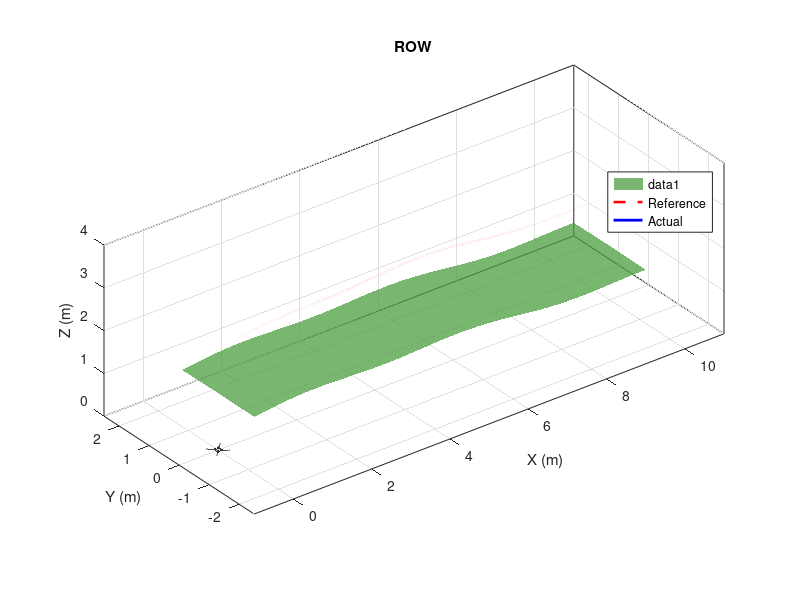

This chart was generated by the following MATLAB code: (Note: this script raises an error after producing the figure.)
function [summary, logs] = quadrotor_pid_testbench()
% QUADROTOR_PID_TESTBENCH
% Three simulation tests for a quadrotor:
%   1) TAKEOFF_LAND : vertical take-off, altitude hold, landing
%   2) WAYPOINT     : fly through a sequence of 3-D waypoints
%   3) ROW          : follow a crop row while holding clearance above canopy
%
% Run in MATLAB with:
%   [summary, logs] = quadrotor_pid_testbench;
%
% IMPORTANT:
% This is a 6-DOF rigid-body simulation with motor lag, motor saturation,
% position/attitude/rate loops, wind, sensor noise, and a simulated downward
% rangefinder. It is still a model, not proof that a real aircraft is safe.
% Replace every assumed physical parameter with measured data before using
% the simulation to guide real-flight tuning.

clc;
close all;
rng(12);                         % Repeatable disturbances/noise

cfg = default_config();

% Choose one or all tests. Examples:
% cfg.scenarios = {'TAKEOFF_LAND'};
% cfg.scenarios = {'WAYPOINT'};
% cfg.scenarios = {'ROW'};
cfg.scenarios = {'ROW'};  % Start with take-off/landing so it is easy to observe.
% To run all tests, use: {'TAKEOFF_LAND','WAYPOINT','ROW'}

% 3-D playback settings.
cfg.animate = true;
cfg.realtime_playback = true;
cfg.startup_display_s = 1.5;  % Show the drone on the ground before take-off.

summary = struct([]);
logs = cell(numel(cfg.scenarios), 1);

fprintf('\n============================================================\n');
fprintf(' QUADROTOR PID TESTBENCH - MODEL-BASED TESTS\n');
fprintf('============================================================\n');
fprintf('Mass assumption: %.2f kg | Max thrust/motor: %.2f N\n', ...
        cfg.mass, cfg.max_motor_thrust);
fprintf('Theoretical T/W from these assumptions: %.2f\n', ...
        4*cfg.max_motor_thrust/(cfg.mass*cfg.g));
fprintf('These values MUST be replaced by measured aircraft data.\n');

for n = 1:numel(cfg.scenarios)
    scenario = upper(cfg.scenarios{n});
    logs{n} = simulate_one_scenario(cfg, scenario);

    summary(n).scenario = scenario; %#ok<AGROW>
    summary(n).rmse_xy_m = logs{n}.rmse_xy;
    summary(n).rmse_z_or_clearance_m = logs{n}.rmse_z;
    summary(n).max_tilt_deg = logs{n}.max_tilt_deg;
    summary(n).motor_saturation_percent = logs{n}.motor_saturation_percent;
    summary(n).max_motor_thrust_N = logs{n}.max_motor_thrust;
    summary(n).range_fallback_percent = logs{n}.range_fallback_percent;
    summary(n).model_flag = logs{n}.model_flag;
end

fprintf('\n======================= SUMMARY ============================\n');
for n = 1:numel(summary)
    fprintf('%-14s | RMSE XY %.3f m | RMSE Z/clearance %.3f m | ', ...
        summary(n).scenario, summary(n).rmse_xy_m, ...
        summary(n).rmse_z_or_clearance_m);
    fprintf('max tilt %.1f deg | motor saturation %.2f%% | %s\n', ...
        summary(n).max_tilt_deg, summary(n).motor_saturation_percent, ...
        summary(n).model_flag);
end
fprintf('============================================================\n');
fprintf(['Reminder: a good simulation result is NOT a flight-safety ', ...
         'certificate. Validate sensors, thrust, ESCs, frame and failsafes.\n']);
end

function cfg = default_config()
% PHYSICAL PARAMETERS -- starter assumptions, not measured specifications.
cfg.mass = 1.25;                  % kg; replace with measured AUW
cfg.g = 9.81;                     % m/s^2
cfg.I = diag([0.018, 0.018, 0.030]); % kg.m^2; measure/estimate for this frame
cfg.arm_length = 0.225;           % m; motor centre to frame centre
cfg.max_motor_thrust = 8.5;       % N per motor; MUST be measured on a thrust stand
cfg.motor_tau = 0.045;            % s; approximate motor+ESC thrust response
cfg.yaw_moment_ratio = 0.015;     % m; yaw torque / thrust, placeholder
cfg.linear_drag = [0.22; 0.22; 0.30]; % kg/s, simplified translational drag
cfg.rate_damping = [0.003; 0.003; 0.002]; % N.m.s/rad

% Numerical integration and simulated sensor rates.
cfg.dt = 0.002;                   % 500 Hz integration/controller
cfg.position_sensor_hz = 50;      % assumed GPS/optical-flow position update
cfg.range_sensor_hz = 50;         % MT-06-like range update
cfg.range_min_m = 0.02;
cfg.range_max_m = 6.0;
cfg.range_noise_sigma_m = 0.015;
cfg.range_dropout_probability = 0.01; % random invalid samples per measurement
cfg.range_timeout_s = 0.20;
cfg.range_clearance_target_m = 1.00;
cfg.range_fallback_altitude_hold = true;

% OUTER POSITION PID: desired acceleration in world coordinates.
% XYZ gains are intentionally exposed here for tuning.
cfg.Kp_pos = [1.45; 1.45; 2.60];
cfg.Ki_pos = [0.05; 0.05; 0.25];
cfg.Kd_pos = [1.85; 1.85; 2.20];
cfg.pos_integral_limit = [1.5; 1.5; 0.8];

% ROW mode uses a direct range/clearance loop for vertical clearance.
cfg.Kp_range = 3.0;
cfg.Ki_range = 0.35;
cfg.Kd_range = 2.0;
cfg.range_integral_limit = 0.8;

% ATTITUDE loop: angle error -> desired body rates.
cfg.Kp_angle = [5.0; 5.0; 3.0];
cfg.max_body_rate = [3.5; 3.5; 2.0]; % rad/s

% BODY-RATE PID: desired body rates -> torque.
cfg.Kp_rate = [0.22; 0.22; 0.12];
cfg.Ki_rate = [0.06; 0.06; 0.025];
cfg.Kd_rate = [0.0025; 0.0025; 0.0015];
cfg.rate_integral_limit = [2.0; 2.0; 1.5];
cfg.max_torque = [0.90; 0.90; 0.25]; % N.m, then motor allocator applies limits

% Limits and disturbances.
cfg.max_tilt = deg2rad(25);
cfg.max_xy_acc = 3.5;             % m/s^2
cfg.max_z_acc = 3.0;              % m/s^2
cfg.wind_gust_start_s = 8.0;
cfg.wind_gust_end_s = 10.0;
cfg.wind_gust_accel = [0.45; -0.30; 0.0]; % m/s^2
cfg.animate_fps = 25;
cfg.ground_contact_z = 0.08;       % Simplified body-centre height at touchdown (m).
end

function out = simulate_one_scenario(cfg, scenario)
dt = cfg.dt;
if strcmp(scenario, 'TAKEOFF_LAND')
    Tsim = 18.0;
    initial_pos = [0; 0; cfg.ground_contact_z];
elseif strcmp(scenario, 'WAYPOINT')
    Tsim = 23.0;
    initial_pos = [0; 0; 0.20];
elseif strcmp(scenario, 'ROW')
    Tsim = 23.0;
    initial_pos = [0; 0; canopy_height(0,0) + cfg.range_clearance_target_m];
else
    error('Unknown scenario "%s". Use TAKEOFF_LAND, WAYPOINT or ROW.', scenario);
end

t = 0:dt:Tsim;
N = numel(t);
sensor_period = 1/cfg.position_sensor_hz;
range_period = 1/cfg.range_sensor_hz;
sensor_div = max(1, round(sensor_period/dt));
range_div = max(1, round(range_period/dt));
anim_div = max(1, round((1/cfg.animate_fps)/dt));

% State: world position/velocity, Z-up; Euler angles [roll pitch yaw];
% body angular velocity [p q r].
pos = zeros(3,N); vel = zeros(3,N);
att = zeros(3,N); omega = zeros(3,N);
pos(:,1) = initial_pos;

% Four motor thrust states (N). Start at approximate hover thrust.
motor_pos = cfg.arm_length/sqrt(2) * ...
    [ 1,  1, 0; ...
     -1,  1, 0; ...
     -1, -1, 0; ...
      1, -1, 0];
spin_dir = [1; -1; 1; -1];
alloc = [ones(1,4); motor_pos(:,2)'; -motor_pos(:,1)'; ...
         (cfg.yaw_moment_ratio*spin_dir)'];
motor_thrust = (cfg.mass*cfg.g/4)*ones(4,1);
motor_thrust_log = zeros(4,N);
motor_thrust_log(:,1) = motor_thrust;
motor_saturated = false(1,N);

% Build reference arrays and simulated position/velocity sensor outputs.
[ref_pos, ref_vel, ref_acc, yaw_ref] = build_reference(cfg, scenario, t);
pos_meas = zeros(3,N); vel_meas = zeros(3,N);
pos_meas(:,1) = pos(:,1); vel_meas(:,1) = vel(:,1);

% Rangefinder signals (used only for ROW vertical clearance control).
range_raw = nan(1,N);
range_filtered = nan(1,N);
range_age = zeros(1,N);
range_fallback = false(1,N);
actual_clearance = nan(1,N);
range_filter_state = cfg.range_clearance_target_m;
range_rate_filter = 0;
range_int = 0;
range_buf = zeros(3,1);
range_buf_count = 0;
range_buf_index = 1;
last_range_valid_time = -inf;
last_range_filter = range_filter_state;
baro_fallback_active = false;
baro_fallback_target = initial_pos(3);

% Controller integrators and filtered derivative of body rates.
pos_int = zeros(3,1);
rate_int = zeros(3,1);
omega_dot_filtered = zeros(3,1);
omega_prev = omega(:,1);

% Logs.
attitude_sp = zeros(3,N);
torque_cmd_log = zeros(3,N);
thrust_cmd_log = zeros(1,N);
wind_acc_log = zeros(3,N);
collision_log = false(1,N);

% Create the 3-D scene and a simple animated quadrotor model.
if cfg.animate
    [fig3d, ax3d, drone_group, prop_groups, motor_graphics_pos, ...
        actual_path_handle] = create_scene(cfg, scenario, ref_pos, t);
    % Place the model at its true initial state BEFORE the control loop.
    update_scene(ax3d, drone_group, prop_groups, motor_graphics_pos, ...
        actual_path_handle, pos(:,1), att(:,1), 0, 1);
    figure(fig3d);
    drawnow;
    pause(cfg.startup_display_s);
else
    fig3d = []; ax3d = []; drone_group = []; prop_groups = [];
    motor_graphics_pos = []; actual_path_handle = [];
end
frame_clock = tic;
landed_disarm = false;

for k = 1:N-1
    tk = t(k);

    % 1) Simulated position/velocity sensor: 50 Hz noisy sample-and-hold.
    if mod(k-1, sensor_div) == 0
        pos_meas(:,k) = pos(:,k) + [0.025; 0.025; 0.035].*randn(3,1);
        vel_meas(:,k) = vel(:,k) + [0.035; 0.035; 0.045].*randn(3,1);
    else
        pos_meas(:,k) = pos_meas(:,k-1);
        vel_meas(:,k) = vel_meas(:,k-1);
    end

    % 2) Simulated downward rangefinder for ROW mode.
    canopy_now = canopy_height(pos(1,k),pos(2,k));
    true_clearance = pos(3,k) - canopy_now;
    actual_clearance(k) = true_clearance;
    if strcmp(scenario,'ROW') && mod(k-1,range_div) == 0
        slant_range = true_clearance / max(cos(att(1,k))*cos(att(2,k)),0.5);
        sample_valid = (rand() >= cfg.range_dropout_probability) && ...
                       (slant_range >= cfg.range_min_m) && ...
                       (slant_range <= cfg.range_max_m);
        if sample_valid
            range_sample = slant_range + cfg.range_noise_sigma_m*randn();
            range_sample = min(max(range_sample,cfg.range_min_m),cfg.range_max_m);
            range_buf(range_buf_index) = range_sample;
            range_buf_index = mod(range_buf_index,3)+1;
            range_buf_count = min(range_buf_count+1,3);
            med_range = median(range_buf(1:range_buf_count));
            vertical_range = med_range*cos(att(1,k))*cos(att(2,k));
            prev_filtered = range_filter_state;
            range_filter_state = 0.35*vertical_range + 0.65*range_filter_state;
            rate_est = (range_filter_state-prev_filtered)/range_period;
            rate_est = min(max(rate_est,-2.0),2.0);
            range_rate_filter = 0.30*rate_est + 0.70*range_rate_filter;
            last_range_valid_time = tk;
            range_raw(k) = range_sample;
        end
    end
    range_age(k) = tk-last_range_valid_time;
    range_filtered(k) = range_filter_state;

    % 3) OUTER POSITION LOOP: desired acceleration.
    e_pos = ref_pos(:,k)-pos_meas(:,k);
    e_vel = ref_vel(:,k)-vel_meas(:,k);
    int_candidate = pos_int + e_pos*dt;
    int_candidate = min(max(int_candidate,-cfg.pos_integral_limit), ...
                              cfg.pos_integral_limit);

    a_cmd = ref_acc(:,k) + cfg.Kp_pos.*e_pos + ...
            cfg.Ki_pos.*int_candidate + cfg.Kd_pos.*e_vel;

    % ROW mode does not use an absolute Z-position reference. Its Z loop
    % closes around range-to-canopy instead.
    if strcmp(scenario,'ROW')
        a_cmd(3) = 0;
        int_candidate(3) = pos_int(3);
        if range_age(k) <= cfg.range_timeout_s
            baro_fallback_active = false;
            e_clearance = cfg.range_clearance_target_m-range_filter_state;
            range_int_candidate = range_int + e_clearance*dt;
            range_int_candidate = min(max(range_int_candidate, ...
                -cfg.range_integral_limit),cfg.range_integral_limit);
            az_candidate = cfg.Kp_range*e_clearance + ...
                          cfg.Ki_range*range_int_candidate - ...
                          cfg.Kd_range*range_rate_filter;
            if abs(az_candidate) <= cfg.max_z_acc
                range_int = range_int_candidate;
            end
            a_cmd(3) = cfg.Kp_range*e_clearance + ...
                       cfg.Ki_range*range_int - ...
                       cfg.Kd_range*range_rate_filter;
        else
            % Do not keep controlling from a stale range value. For this
            % simulation, fall back to a fixed absolute-altitude hold.
            if cfg.range_fallback_altitude_hold && ~baro_fallback_active
                baro_fallback_target = pos_meas(3,k);
                baro_fallback_active = true;
            end
            if cfg.range_fallback_altitude_hold
                a_cmd(3) = cfg.Kp_pos(3)*(baro_fallback_target-pos_meas(3,k)) ...
                         - cfg.Kd_pos(3)*vel_meas(3,k);
            else
                a_cmd(3) = 0;
            end
        end
    end

    % Anti-windup for horizontal position integrators when XY acceleration
    % saturates. Keep the integral update only when not pushing farther out.
    xy_norm_candidate = norm(a_cmd(1:2));
    if xy_norm_candidate <= cfg.max_xy_acc
        pos_int(1:2) = int_candidate(1:2);
    end
    if ~strcmp(scenario,'ROW')
        if abs(a_cmd(3)) <= cfg.max_z_acc
            pos_int(3) = int_candidate(3);
        end
    end

    xy_norm = norm(a_cmd(1:2));
    if xy_norm > cfg.max_xy_acc
        a_cmd(1:2) = a_cmd(1:2)*(cfg.max_xy_acc/xy_norm);
    end
    a_cmd(3) = min(max(a_cmd(3),-cfg.max_z_acc),cfg.max_z_acc);

    % 4) Convert requested world acceleration to desired roll/pitch.
    yaw_sp = yaw_ref(k);
    desired_force_world = cfg.mass*[a_cmd(1); a_cmd(2); cfg.g+a_cmd(3)];
    desired_force_norm = max(norm(desired_force_world),1e-6);
    b3_world = desired_force_world/desired_force_norm;
    b3_yaw_frame = [ cos(yaw_sp), sin(yaw_sp), 0; ...
                    -sin(yaw_sp), cos(yaw_sp), 0; ...
                     0,           0,          1]*b3_world;
    roll_sp = asin(min(max(-b3_yaw_frame(2),-1),1));
    pitch_sp = atan2(b3_yaw_frame(1),max(b3_yaw_frame(3),1e-6));
    roll_sp = min(max(roll_sp,-cfg.max_tilt),cfg.max_tilt);
    pitch_sp = min(max(pitch_sp,-cfg.max_tilt),cfg.max_tilt);
    attitude_sp(:,k) = [roll_sp; pitch_sp; yaw_sp];

    % 5) ATTITUDE loop -> desired body rates.
    e_att = attitude_sp(:,k)-att(:,k);
    e_att(3) = atan2(sin(e_att(3)),cos(e_att(3)));
    euler_rate_sp = cfg.Kp_angle.*e_att;
    euler_rate_sp = min(max(euler_rate_sp,-cfg.max_body_rate), ...
                              cfg.max_body_rate);
    phi = att(1,k); theta = att(2,k);
    cos_theta = max(cos(theta),0.2);
    E = [1, sin(phi)*tan(theta), cos(phi)*tan(theta); ...
         0, cos(phi), -sin(phi); ...
         0, sin(phi)/cos_theta, cos(phi)/cos_theta];
    body_rate_sp = E\euler_rate_sp;
    body_rate_sp = min(max(body_rate_sp,-cfg.max_body_rate), ...
                                  cfg.max_body_rate);

    % 6) BODY-RATE PID -> requested torque.
    omega_meas = omega(:,k) + [0.002;0.002;0.003].*randn(3,1);
    omega_dot_raw = (omega_meas-omega_prev)/dt;
    omega_dot_filtered = 0.20*omega_dot_raw + 0.80*omega_dot_filtered;
    omega_prev = omega_meas;
    e_rate = body_rate_sp-omega_meas;
    rate_int_candidate = rate_int+e_rate*dt;
    rate_int_candidate = min(max(rate_int_candidate, ...
        -cfg.rate_integral_limit),cfg.rate_integral_limit);
    torque_candidate = cfg.Kp_rate.*e_rate + ...
                       cfg.Ki_rate.*rate_int_candidate - ...
                       cfg.Kd_rate.*omega_dot_filtered;
    torque = min(max(torque_candidate,-cfg.max_torque),cfg.max_torque);
    for axis_i = 1:3
        if abs(torque_candidate(axis_i)) <= cfg.max_torque(axis_i)
            rate_int(axis_i) = rate_int_candidate(axis_i);
        end
    end
    torque = cfg.Kp_rate.*e_rate + cfg.Ki_rate.*rate_int - ...
             cfg.Kd_rate.*omega_dot_filtered;
    torque = min(max(torque,-cfg.max_torque),cfg.max_torque);
    torque_cmd_log(:,k) = torque;

    % 7) Collective thrust request and four-motor control allocation.
    collective_cmd = desired_force_norm;
    collective_cmd = min(max(collective_cmd,0),4*cfg.max_motor_thrust);
    wrench_cmd = [collective_cmd; torque];
    motor_cmd_raw = alloc\wrench_cmd;
    motor_cmd = min(max(motor_cmd_raw,0),cfg.max_motor_thrust);
    motor_saturated(k) = any(motor_cmd_raw < 0) || ...
                        any(motor_cmd_raw > cfg.max_motor_thrust);

    % Simplified landing/disarm for the TAKEOFF_LAND test.
    if strcmp(scenario,'TAKEOFF_LAND') && tk >= 14.0 && ...
            pos(3,k) <= cfg.ground_contact_z + 0.08 && abs(vel(3,k)) <= 0.25
        landed_disarm = true;
    end
    if landed_disarm
        motor_cmd(:) = 0;
    end

    % First-order motor/ESC response. Motor thrust cannot change instantly.
    motor_alpha = 1-exp(-dt/cfg.motor_tau);
    motor_thrust = motor_thrust + motor_alpha*(motor_cmd-motor_thrust);
    motor_thrust_log(:,k) = motor_thrust;
    thrust_actual = sum(motor_thrust);
    torque_actual = alloc(2:4,:)*motor_thrust;
    thrust_cmd_log(k) = collective_cmd;

    % 8) 6-DOF rigid-body dynamics (world translation + body rotation).
    phi = att(1,k); theta = att(2,k); psi = att(3,k);
    Rx = [1,0,0; 0,cos(phi),-sin(phi); 0,sin(phi),cos(phi)];
    Ry = [cos(theta),0,sin(theta); 0,1,0; -sin(theta),0,cos(theta)];
    Rz = [cos(psi),-sin(psi),0; sin(psi),cos(psi),0; 0,0,1];
    R_body_to_world = Rz*Ry*Rx;
    wind_velocity = [0.35*sin(0.35*tk); 0.25*cos(0.22*tk); 0];
    wind_accel = [0.035*sin(1.3*tk); 0.030*cos(0.9*tk); 0];
    if tk >= cfg.wind_gust_start_s && tk <= cfg.wind_gust_end_s
        wind_accel = wind_accel+cfg.wind_gust_accel;
    end
    wind_acc_log(:,k) = wind_accel;
    drag_accel = -(cfg.linear_drag/cfg.mass).*(vel(:,k)-wind_velocity);
    acc_world = R_body_to_world*[0;0;thrust_actual]/cfg.mass + ...
                [0;0;-cfg.g] + drag_accel + wind_accel;
    vel(:,k+1) = vel(:,k)+acc_world*dt;
    pos(:,k+1) = pos(:,k)+vel(:,k+1)*dt;

    omega_dot = cfg.I\(torque_actual-cross(omega(:,k),cfg.I*omega(:,k)) ...
                         -cfg.rate_damping.*omega(:,k));
    omega(:,k+1) = omega(:,k)+omega_dot*dt;
    euler_rate = E*omega(:,k+1);
    att(:,k+1) = att(:,k)+euler_rate*dt;
    att(3,k+1) = atan2(sin(att(3,k+1)),cos(att(3,k+1)));

    % Ground/canopy collision boundary. This is a simple contact clamp,
    % not a detailed impact or landing-gear model.
    if strcmp(scenario,'TAKEOFF_LAND')
        z_floor = cfg.ground_contact_z;
    else
        z_floor = 0;
    end
    if pos(3,k+1) < z_floor
        pos(3,k+1) = z_floor;
        % A gentle touchdown in the dedicated landing window is expected,
        % not a collision. Early/fast contact is still flagged.
        expected_touchdown = strcmp(scenario,'TAKEOFF_LAND') && ...
            tk >= 13.5 && abs(vel(3,k)) <= 0.6;
        if ~expected_touchdown
            collision_log(k+1) = true;
        end
        vel(3,k+1) = max(vel(3,k+1),0);
    end
    if strcmp(scenario,'ROW')
        canopy_next = canopy_height(pos(1,k+1),pos(2,k+1));
        if pos(3,k+1) < canopy_next+0.05
            pos(3,k+1) = canopy_next+0.05;
            vel(3,k+1) = max(vel(3,k+1),0);
            collision_log(k+1) = true;
        end
    end

    % Carry sample-and-hold sensor data to next integration step.
    if mod(k, sensor_div) ~= 0
        pos_meas(:,k+1) = pos_meas(:,k);
        vel_meas(:,k+1) = vel_meas(:,k);
    end
    range_age(k+1) = tk+dt-last_range_valid_time;
    range_filtered(k+1) = range_filter_state;
    actual_clearance(k+1) = pos(3,k+1)-canopy_height(pos(1,k+1),pos(2,k+1));
    range_fallback(k+1) = strcmp(scenario,'ROW') && ...
                           (range_age(k+1)>cfg.range_timeout_s);

    % 9) Animation, decoupled from integration frequency.
    if cfg.animate && (mod(k,anim_div)==0 || k==N-1)
        update_scene(ax3d, drone_group, prop_groups, motor_graphics_pos, ...
            actual_path_handle, pos(:,1:k+1), att(:,k+1), tk, k);
        drawnow;  % Keep the take-off frames visible.
        if cfg.realtime_playback
            frame_period = 1/cfg.animate_fps;
            frame_elapsed = toc(frame_clock);
            if frame_elapsed < frame_period
                pause(frame_period-frame_elapsed);
            end
        end
        frame_clock = tic;
    end
end

% Complete final samples for reports/plots.
pos_meas(:,N) = pos_meas(:,N-1);
vel_meas(:,N) = vel_meas(:,N-1);
attitude_sp(:,N) = attitude_sp(:,N-1);
motor_thrust_log(:,N) = motor_thrust;
actual_clearance(N) = pos(3,N)-canopy_height(pos(1,N),pos(2,N));
range_fallback(N) = strcmp(scenario,'ROW') && range_age(N)>cfg.range_timeout_s;

% Compute performance metrics. In ROW mode, vertical performance is
% measured relative to the simulated canopy, not sea-level altitude.
if strcmp(scenario,'ROW')
    z_error = cfg.range_clearance_target_m-actual_clearance;
else
    z_error = ref_pos(3,:)-pos(3,:);
end
xy_error = ref_pos(1:2,:)-pos(1:2,:);
rmse_xy = sqrt(mean(sum(xy_error.^2,1)));
rmse_z = sqrt(mean(z_error.^2));
max_tilt_deg = max(sqrt(att(1,:).^2+att(2,:).^2))*180/pi;
motor_saturation_percent = 100*mean(motor_saturated);
max_motor_thrust = max(motor_thrust_log(:));
range_fallback_percent = 100*mean(range_fallback);

% Very coarse model-only screening flag. It does not imply real-flight safety.
finite_state = all(isfinite(pos(:))) && all(isfinite(att(:))) && ...
               all(isfinite(motor_thrust_log(:)));
if finite_state && max_tilt_deg < 40 && motor_saturation_percent < 10 && ...
        rmse_xy < 0.45 && rmse_z < 0.35 && ~any(collision_log)
    model_flag = 'MODEL SCREEN: OK';
else
    model_flag = 'MODEL SCREEN: REVIEW/TUNE';
end

fprintf('\n--- %s ---\n',scenario);
fprintf('RMSE XY                 : %.3f m\n',rmse_xy);
if strcmp(scenario,'ROW')
    fprintf('RMSE canopy clearance   : %.3f m (target %.2f m)\n', ...
        rmse_z,cfg.range_clearance_target_m);
else
    fprintf('RMSE altitude           : %.3f m\n',rmse_z);
end
fprintf('Maximum combined tilt   : %.1f deg\n',max_tilt_deg);
fprintf('Motor saturation        : %.2f %% of samples\n',motor_saturation_percent);
fprintf('Maximum motor thrust    : %.2f N\n',max_motor_thrust);
if strcmp(scenario,'ROW')
    fprintf('Range fallback          : %.2f %% of samples\n',range_fallback_percent);
end
fprintf('Model-only screening    : %s\n',model_flag);
if any(collision_log)
    fprintf('WARNING: simulated ground/canopy contact occurred.\n');
end

plot_results(cfg,scenario,t,ref_pos,pos,att,attitude_sp, ...
    motor_thrust_log,range_filtered,range_age,actual_clearance, ...
    range_fallback,z_error);

out.scenario = scenario;
out.t = t;
out.pos = pos;
out.vel = vel;
out.att = att;
out.omega = omega;
out.ref_pos = ref_pos;
out.ref_vel = ref_vel;
out.ref_acc = ref_acc;
out.attitude_sp = attitude_sp;
out.motor_thrust = motor_thrust_log;
out.motor_saturated = motor_saturated;
out.range_raw = range_raw;
out.range_filtered = range_filtered;
out.range_age = range_age;
out.range_fallback = range_fallback;
out.actual_clearance = actual_clearance;
out.collision = collision_log;
out.rmse_xy = rmse_xy;
out.rmse_z = rmse_z;
out.max_tilt_deg = max_tilt_deg;
out.motor_saturation_percent = motor_saturation_percent;
out.max_motor_thrust = max_motor_thrust;
out.range_fallback_percent = range_fallback_percent;
out.model_flag = model_flag;

if cfg.animate && isgraphics(fig3d)
    figure(fig3d);
end
end

function [ref_pos,ref_vel,ref_acc,yaw_ref] = build_reference(cfg,scenario,t)
N = numel(t);
ref_pos = zeros(3,N); ref_vel = zeros(3,N); ref_acc = zeros(3,N);
yaw_ref = zeros(1,N);

if strcmp(scenario,'TAKEOFF_LAND')
    z0 = cfg.ground_contact_z; z_hover = 1.60;
    for k = 1:N
        tk = t(k);
        if tk < 2
            [z,zd,zdd] = smooth_move(tk,0,2,z0,z0);  % Ground idle.
        elseif tk < 5
            [z,zd,zdd] = smooth_move(tk,2,3,z0,z_hover);  % Take-off.
        elseif tk < 11
            [z,zd,zdd] = smooth_move(tk,5,6,z_hover,z_hover);  % Hover.
        elseif tk < 14
            [z,zd,zdd] = smooth_move(tk,11,3,z_hover,z0);  % Landing.
        else
            [z,zd,zdd] = smooth_move(tk,14,4,z0,z0);  % Landed.
        end
        ref_pos(:,k) = [0;0;z];
        ref_vel(:,k) = [0;0;zd];
        ref_acc(:,k) = [0;0;zdd];
    end

elseif strcmp(scenario,'WAYPOINT')
    waypoints = [0.0,0.0,0.20; ...
                 2.5,0.0,1.40; ...
                 2.5,2.5,1.60; ...
                 0.0,2.5,1.30; ...
                 0.0,0.0,0.80];
    segment_start = 1.0;
    segment_duration = 5.0;
    for k = 1:N
        tk = t(k);
        if tk < segment_start
            ref_pos(:,k) = waypoints(1,:)';
            continue;
        end
        segment = floor((tk-segment_start)/segment_duration)+1;
        segment = min(max(segment,1),size(waypoints,1)-1);
        t0 = segment_start+(segment-1)*segment_duration;
        [s,sd,sdd] = smoothstep5((tk-t0)/segment_duration);
        delta = (waypoints(segment+1,:)-waypoints(segment,:))';
        ref_pos(:,k) = waypoints(segment,:)'+delta*s;
        ref_vel(:,k) = delta*(sd/segment_duration);
        ref_acc(:,k) = delta*(sdd/segment_duration^2);
        if norm(ref_vel(1:2,k)) > 0.05
            yaw_ref(k) = atan2(ref_vel(2,k),ref_vel(1,k));
        elseif k > 1
            yaw_ref(k) = yaw_ref(k-1);
        end
    end

elseif strcmp(scenario,'ROW')
    row_length = 10.0;
    row_duration = 18.0;
    row_start = 1.0;
    for k = 1:N
        tk = t(k);
        [s,sd,sdd] = smoothstep5((tk-row_start)/row_duration);
        x = row_length*s;
        xd = row_length*sd/row_duration;
        xdd = row_length*sdd/row_duration^2;
        y = 0.35*sin(0.25*x);
        dydx = 0.35*0.25*cos(0.25*x);
        d2ydx2 = -0.35*0.25^2*sin(0.25*x);
        yd = dydx*xd;
        ydd = d2ydx2*xd^2+dydx*xdd;
        z = canopy_height(x,y)+cfg.range_clearance_target_m;
        ref_pos(:,k) = [x;y;z];
        ref_vel(:,k) = [xd;yd;0];
        ref_acc(:,k) = [xdd;ydd;0];
        if hypot(xd,yd) > 0.05
            yaw_ref(k) = atan2(yd,xd);
        elseif k > 1
            yaw_ref(k) = yaw_ref(k-1);
        end
    end
else
    error('Unknown scenario in build_reference.');
end
end

function [value,velocity,acceleration] = smooth_move(t,t0,duration,start_value,end_value)
if duration <= 0 || t <= t0
    s = 0; sd = 0; sdd = 0;
elseif t >= t0+duration
    s = 1; sd = 0; sdd = 0;
else
    [s,sd,sdd] = smoothstep5((t-t0)/duration);
    sd = sd/duration;
    sdd = sdd/duration^2;
end
delta = end_value-start_value;
value = start_value+delta*s;
velocity = delta*sd;
acceleration = delta*sdd;
end

function [s,sd,sdd] = smoothstep5(u)
u = min(max(u,0),1);
s = 10*u^3-15*u^4+6*u^5;
sd = 30*u^2-60*u^3+30*u^4;
sdd = 60*u-180*u^2+120*u^3;
end

function h = canopy_height(x,y)
% Synthetic smooth canopy-top profile for simulation only.
h = 1.25 + 0.12*sin(0.45*x) + 0.05*sin(1.4*x) + 0.08*cos(0.35*y);
end

function [fig,ax,drone_group,prop_groups,motor_pos,h_path] = ...
        create_scene(cfg,scenario,ref_pos,t)
fig = figure('Name',['Quadrotor PID test - ' scenario], ...
    'Color','w','Position',[80 70 1050 760]);
ax = axes('Parent',fig);
hold(ax,'on'); grid(ax,'on'); box(ax,'on');
xlabel(ax,'X (m)'); ylabel(ax,'Y (m)'); zlabel(ax,'Z (m)');
title(ax,strrep(scenario,'_',' '));

if strcmp(scenario,'ROW')
    [Xc,Yc] = meshgrid(0:0.25:10,-1.2:0.15:1.2);
    Zc = canopy_height(Xc,Yc);
    surf(ax,Xc,Yc,Zc,'FaceColor',[0.30 0.62 0.25], ...
        'EdgeColor','none','FaceAlpha',0.75);
    xlim(ax,[-1 11]); ylim(ax,[-2.5 2.5]); zlim(ax,[0 4]);
else
    [Xg,Yg] = meshgrid(-2:1:5,-2:1:5);
    surf(ax,Xg,Yg,zeros(size(Xg)),'FaceColor',[0.78 0.84 0.78], ...
        'EdgeColor','none','FaceAlpha',0.45);
    xlim(ax,[-2 5]); ylim(ax,[-2 5]); zlim(ax,[0 4]);
end
plot3(ax,ref_pos(1,:),ref_pos(2,:),ref_pos(3,:), ...
    'r--','LineWidth',1.8,'DisplayName','Reference');
h_path = plot3(ax,nan,nan,nan,'b-','LineWidth',2.0, ...
    'DisplayName','Actual');
legend(ax,'Location','northeast');
axis(ax,'vis3d'); daspect(ax,[1 1 1]); view(ax,3);

arm = cfg.arm_length;
angles = deg2rad([45 135 225 315]);
motor_pos = [arm*cos(angles(:)), arm*sin(angles(:)), zeros(4,1)];
drone_group = hgtransform('Parent',ax);
[V,F] = create_box(0.13,0.16,0.035);
patch('Parent',drone_group,'Vertices',V,'Faces',F, ...
    'FaceColor',[0.18 0.18 0.20],'EdgeColor','none');
for i = 1:4
    a = angles(i);
    Rz = [cos(a),-sin(a),0;sin(a),cos(a),0;0,0,1];
    local_arm = [0 -0.014 0; arm -0.014 0; arm 0.014 0; 0 0.014 0; ...
                 0 -0.014 -0.015; arm -0.014 -0.015; ...
                 arm 0.014 -0.015; 0 0.014 -0.015];
    arm_vertices = (Rz*local_arm')';
    faces = [1 2 3 4;5 6 7 8;1 2 6 5;2 3 7 6;3 4 8 7;4 1 5 8];
    patch('Parent',drone_group,'Vertices',arm_vertices,'Faces',faces, ...
        'FaceColor',[0.30 0.30 0.32],'EdgeColor','none');
    [Xm,Ym,Zm] = cylinder(0.022,16);
    Zm = 0.04*Zm-0.02;
    surf('Parent',drone_group,'XData',Xm+motor_pos(i,1), ...
        'YData',Ym+motor_pos(i,2),'ZData',Zm, ...
        'FaceColor',[0.65 0.65 0.68],'EdgeColor','none');
end
prop_groups = gobjects(1,4);
for i = 1:4
    prop_groups(i) = hgtransform('Parent',drone_group);
    [Vp,Fp] = create_box(0.22,0.025,0.004);
    patch('Parent',prop_groups(i),'Vertices',Vp,'Faces',Fp, ...
        'FaceColor',[0.88 0.18 0.16],'EdgeColor','none');
end
end

function update_scene(ax,drone_group,prop_groups,motor_pos,h_path,path,att,tk,k)
set(h_path,'XData',path(1,:),'YData',path(2,:),'ZData',path(3,:));
T = makehgtform('translate',path(:,end)') * ...
    makehgtform('zrotate',att(3)) * ...
    makehgtform('yrotate',att(2)) * ...
    makehgtform('xrotate',att(1));
set(drone_group,'Matrix',T);
for i = 1:4
    spin = (-1)^i;
    angle = mod(900*tk*spin,360)*pi/180;
    Tp = makehgtform('translate',motor_pos(i,:)+[0 0 0.025])* ...
         makehgtform('zrotate',angle);
    set(prop_groups(i),'Matrix',Tp);
end
%camtarget(ax,path(:,end)');
%campos(ax,path(:,end)'+[-3.5 -4.5 3.0]);
end

function plot_results(cfg,scenario,t,ref_pos,pos,att,attitude_sp, ...
    motor_thrust,range_filtered,range_age,actual_clearance, ...
    range_fallback,z_error)
figure('Name',['Tracking - ' scenario],'Color','w', ...
    'Position',[120 90 1000 760]);
subplot(3,1,1);
plot(t,ref_pos(1,:),'r--',t,pos(1,:),'b','LineWidth',1.1);
grid on; ylabel('X (m)'); title([scenario ' - position tracking']);
legend('Reference','Actual','Location','best');
subplot(3,1,2);
plot(t,ref_pos(2,:),'r--',t,pos(2,:),'b','LineWidth',1.1);
grid on; ylabel('Y (m)');
subplot(3,1,3);
if strcmp(scenario,'ROW')
    plot(t,cfg.range_clearance_target_m*ones(size(t)),'r--', ...
         t,actual_clearance,'b','LineWidth',1.1);
    ylabel('Canopy clearance (m)');
    legend('Target clearance','Actual clearance','Location','best');
else
    plot(t,ref_pos(3,:),'r--',t,pos(3,:),'b','LineWidth',1.1);
    ylabel('Z (m)');
    legend('Reference','Actual','Location','best');
end
xlabel('Time (s)'); grid on;

figure('Name',['Attitude - ' scenario],'Color','w', ...
    'Position',[150 110 950 650]);
labels = {'Roll (deg)','Pitch (deg)','Yaw (deg)'};
for i = 1:3
    subplot(3,1,i);
    plot(t,attitude_sp(i,:)*180/pi,'r--', ...
         t,att(i,:)*180/pi,'b','LineWidth',1.1);
    grid on; ylabel(labels{i});
    if i==1, title('Attitude setpoint vs actual'); legend('Setpoint','Actual'); end
    if i==3, xlabel('Time (s)'); end
end

figure('Name',['Motor thrust - ' scenario],'Color','w', ...
    'Position',[180 130 950 500]);
plot(t,motor_thrust(1,:),'LineWidth',1.0); hold on;
plot(t,motor_thrust(2,:),'LineWidth',1.0);
plot(t,motor_thrust(3,:),'LineWidth',1.0);
plot(t,motor_thrust(4,:),'LineWidth',1.0);
yline(cfg.max_motor_thrust,'k--','Motor max (assumed)');
grid on; xlabel('Time (s)'); ylabel('Motor thrust (N)');
title('Individual motor thrust demand (model)');
legend('M1','M2','M3','M4','Max thrust','Location','best');

if strcmp(scenario,'ROW')
    figure('Name','Rangefinder diagnostics - ROW','Color','w', ...
        'Position',[210 150 950 520]);
    subplot(2,1,1);
    plot(t,range_filtered,'b','LineWidth',1.0); hold on;
    yline(cfg.range_clearance_target_m,'r--','Target');
    grid on; ylabel('Filtered vertical range (m)');
    title('Simulated downward rangefinder');
    subplot(2,1,2);
    plot(t,range_age,'k','LineWidth',1.0); hold on;
    yline(cfg.range_timeout_s,'r--','Timeout');
    stairs(t,double(range_fallback),'m','LineWidth',1.0);
    grid on; xlabel('Time (s)'); ylabel('Range age (s) / fallback');
    legend('Range age','Timeout','Fallback active','Location','best');
end
end

function [V,F] = create_box(w,l,h)
V = [-w/2 -l/2 -h/2; w/2 -l/2 -h/2; w/2 l/2 -h/2; -w/2 l/2 -h/2; ...
     -w/2 -l/2 h/2; w/2 -l/2 h/2; w/2 l/2 h/2; -w/2 l/2 h/2];
F = [1 2 3 4;5 6 7 8;1 2 6 5;2 3 7 6;3 4 8 7;4 1 5 8];
end
